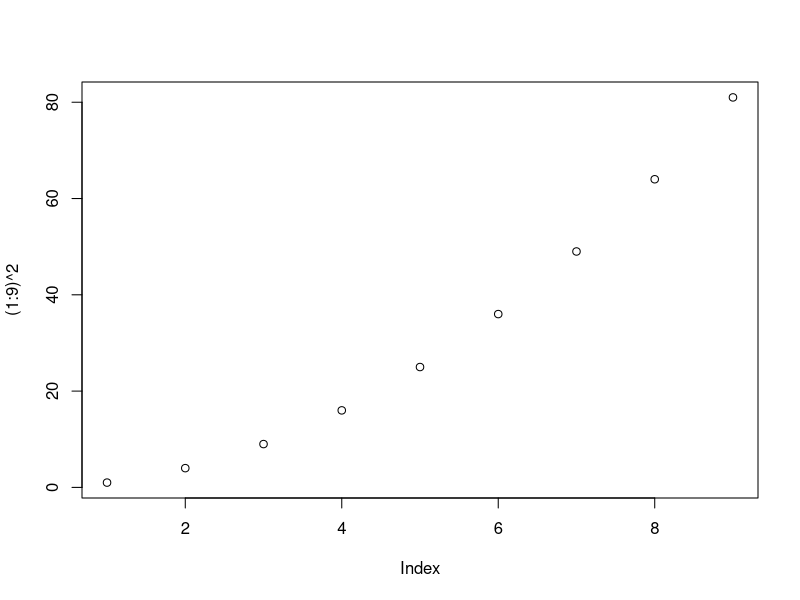

The R source for this figure:
## ---- chunk 1
plot((1:9)^2)
